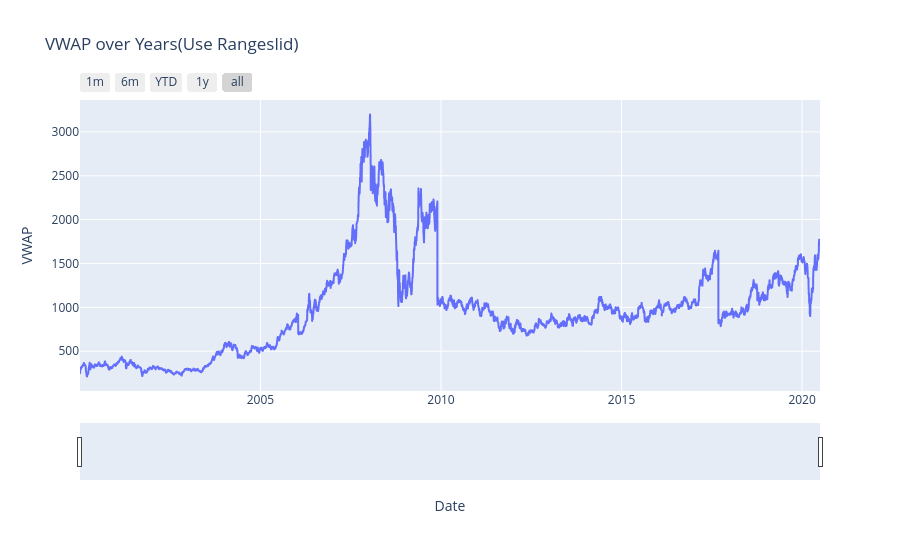

The notebook cell saved with this chart:
### Markdown cell above
Univariate Analysis
VWAP over time
Now let's see the Volume-weighted average price over the time. Please feel free to use the range slider to
analyzeover time

### Code cell
fig = px.line(reliance_analysis, x='Date', y='VWAP',title='VWAP over Years(Use Rangeslid)')
fig.update_xaxes(
    rangeslider_visible=True,
    rangeselector=dict(
        buttons=list([
            dict(count=1, label="1m", step="month", stepmode="backward"),
            dict(count=6, label="6m", step="month", stepmode="backward"),
            dict(count=1, label="YTD", step="year", stepmode="todate"),
            dict(count=1, label="1y", step="year", stepmode="backward"),
            dict(step="all")
        ])
    )
)
# fig.show()

### Figure 1 — Plotly figure (JSON) as saved in the notebook; plotly's stock layout.template omitted (floating-point values rounded to 4 significant figures; data arrays with more than 128 entries replaced by an {"elided": "..."} marker saying what was removed)
{"data": [{"hovertemplate": "Date=%{x}<br>VWAP=%{y}<extra></extra>", "legendgroup": "", "line": {"color": "#636efa", "dash": "solid"}, "marker": {"symbol": "circle"}, "mode": "lines", "name": "", "showlegend": false, "type": "scattergl", "x": {"elided": "5097 str values"}, "xaxis": "x", "y": {"elided": "5097 float values"}, "yaxis": "y"}], "layout": {"legend": {"tracegroupgap": 0}, "title": {"text": "VWAP over Years(Use Rangeslid)"}, "xaxis": {"anchor": "y", "domain": [0, 1], "rangeselector": {"buttons": [{"count": 1, "label": "1m", "step": "month", "stepmode": "backward"}, {"count": 6, "label": "6m", "step": "month", "stepmode": "backward"}, {"count": 1, "label": "YTD", "step": "year", "stepmode": "todate"}, {"count": 1, "label": "1y", "step": "year", "stepmode": "backward"}, {"step": "all"}]}, "rangeslider": {"visible": true}, "title": {"text": "Date"}}, "yaxis": {"anchor": "x", "domain": [0, 1], "title": {"text": "VWAP"}}}}
